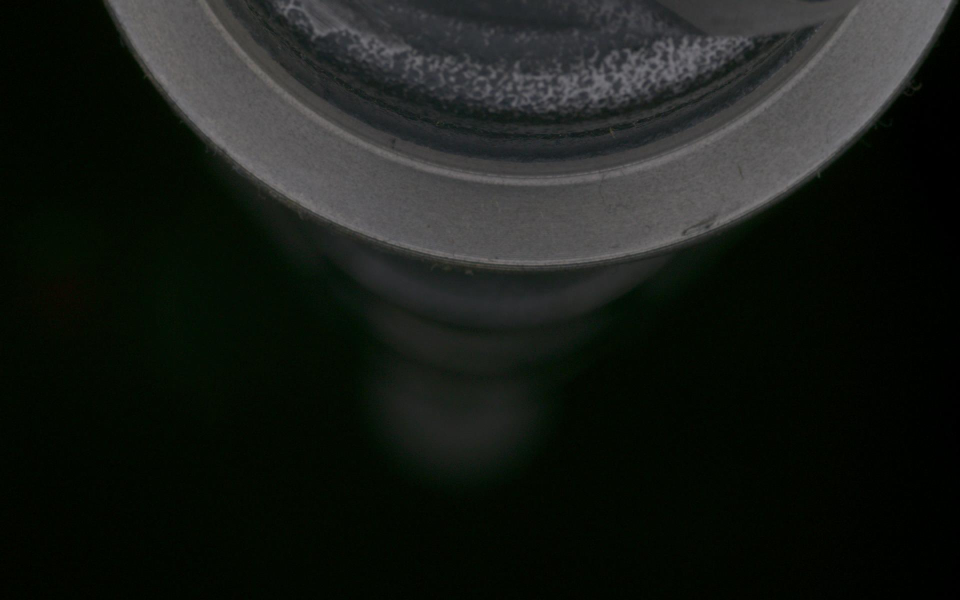
#> input picture Endface/outer_flange_part2_bottom_92.482_degree.jpg, 1920 x 1200 px, found by its file name (shown at 1/2 size)
$ python 'Angle Calculator.py'
#> lines starting #> are read from the running program, lines starting #| are printed output that depends on the picture; after the words box and inside, x2 and y2 are one past the last pixel; in counts of white or black regions, pixels touching at a corner belong together
import cv2
import numpy as np

# Load the image and convert it to grayscale
img = cv2.imread(r"g:\AI Engineering\Co-ops\Chitwan Singh\Plane Distortion\Endface\outer_flange_part2_bottom_92.482_degree.jpg")
#> img is the input picture: shape (1200, 1920, 3); mean B, G, R 23.8, 27.8, 24.2

gray = cv2.cvtColor(img, cv2.COLOR_BGR2GRAY)

# Apply Gaussian blur to reduce noise
blurred = cv2.GaussianBlur(gray, (5, 5), 0)

# Apply adaptive thresholding to obtain binary image
_, threshold = cv2.threshold(blurred, 0, 255, cv2.THRESH_BINARY + cv2.THRESH_OTSU)
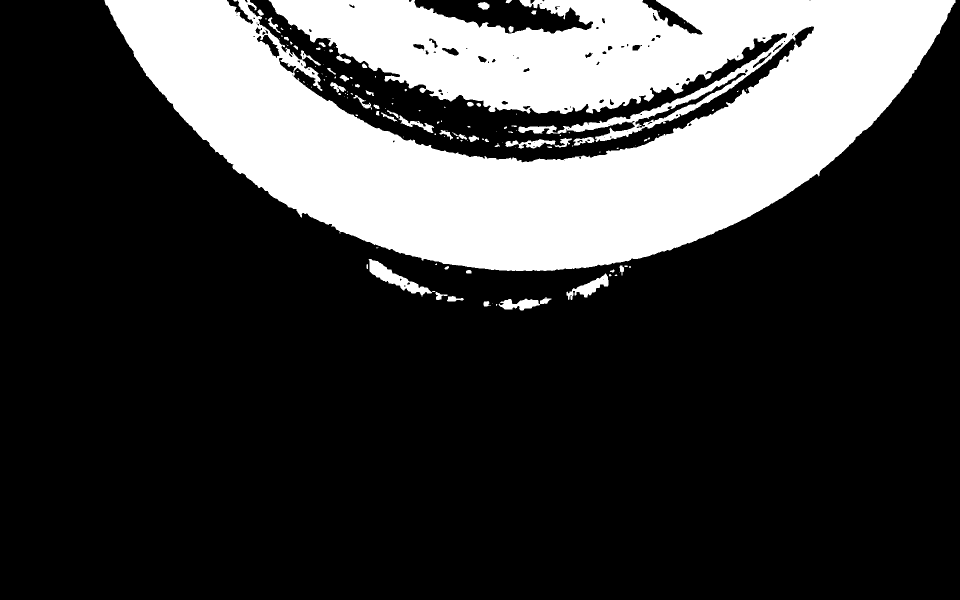
#> threshold: shape (1200, 1920) (shown at 1/2 size); 24.6% white; 127 white regions (75 under 20 px)

# Find contours in the binary image
contours, _ = cv2.findContours(threshold, cv2.RETR_EXTERNAL, cv2.CHAIN_APPROX_SIMPLE)
#> contours = 127 contours, 81 with area under 20; largest, box (x1, y1, x2, y2) and area: (209, 0, 1911, 542) 555452, (737, 518, 871, 593) 2600, (1133, 547, 1217, 600) 1404, (997, 594, 1103, 621) 1192, (1011, 278, 1111, 297) 815

# Define minimum area threshold for ellipses
min_area_threshold = 700000  # Adjust this value as per your requirement

# Filter out smaller contours based on the minimum area
filtered_contours = [cnt for cnt in contours if cv2.contourArea(cnt) > min_area_threshold]
#> filtered_contours = []

# Fit ellipses to the contours
ellipse_img = img
for contour in contours:
    if len(contour) >= 5:
        ellipse = cv2.fitEllipse(contour)
        ellipse_area = np.pi * (ellipse[1][0] / 2) * (ellipse[1][1] / 2)
        if ellipse_area >= min_area_threshold and ellipse[1][0] >= 0 and ellipse[1][1] >= 0:
            cv2.ellipse(ellipse_img, ellipse, (0, 255, 0), 2)

            # Calculate semi-major axis
            semi_major_axis = max(ellipse[1][0] / 2, ellipse[1][1] / 2)
            print("Semi-Major Axis:", semi_major_axis)
#> this loop made 127 passes
#> (ellipse, ellipse_area) on passes 3, 4, 5, 6, 9, 11, 12, 14: (((972.4, 607.1), (10, 14.44), 86.85), 113.5), (((1047.6, 606.3), (20.33, 97.1), 85.16), 1550.3), (((906.5, 597.5), (9.78, 35.73), 91.66), 274.3), (((879.9, 590.6), (15.87, 22.87), 77.1), 285.1), (((1179.3, 574.4), (24.86, 96.09), 64.88), 1876.4), (((937.3, 543.7), (8.07, 11.07), 91.18), 70.18), (((1224.5, 541.6), (4.92, 8.69), 77.16), 33.6), (((893.3, 535.5), (4.85, 9.54), 58.97), 36.36)

# Display the image with detected ellipses
cv2.imshow("Detected Ellipses", ellipse_img)
cv2.imwrite("G:\AI Engineering\Co-ops\Chitwan Singh\Plane Distortion\Testing\\" + "elipses_found.jpg", ellipse_img)
cv2.waitKey(0)
cv2.destroyAllWindows()

ellipse_angles = []
for contour in contours:
    if len(contour) >= 5:
        ellipse = cv2.fitEllipse(contour)
        ellipse_area = np.pi * (ellipse[1][0] / 2) * (ellipse[1][1] / 2)
        if ellipse_area >= min_area_threshold and ellipse[1][0] >= 0 and ellipse[1][1] >= 0:
            ellipse_angles.append(ellipse[2])
#> after the loop, ellipse_angles = []

# Check if ellipses were found
if len(ellipse_angles) > 0:
    # Calculate the average angle of inclination
    avg_angle = 90 + 90 - np.mean(ellipse_angles)

    # Calculate the individual distortion angles
    distortion_x = np.cos(np.radians(avg_angle))
    distortion_y = np.sin(np.radians(avg_angle))

    print("Overall Plane Distortion:")
    print("The object is inclined at an angle of {:.2f} degrees with respect to the image plane".format(avg_angle))
    print("Individual Distortion in X-axis: {:.2f} degrees".format(np.degrees(np.arccos(distortion_x))))
    print("Individual Distortion in Y-axis: {:.2f} degrees".format(np.degrees(np.arcsin(distortion_y))))
else:
    print("No ellipses found.")

##############
# Apply edge detection using Canny
edges = cv2.Canny(gray, 100, 200)
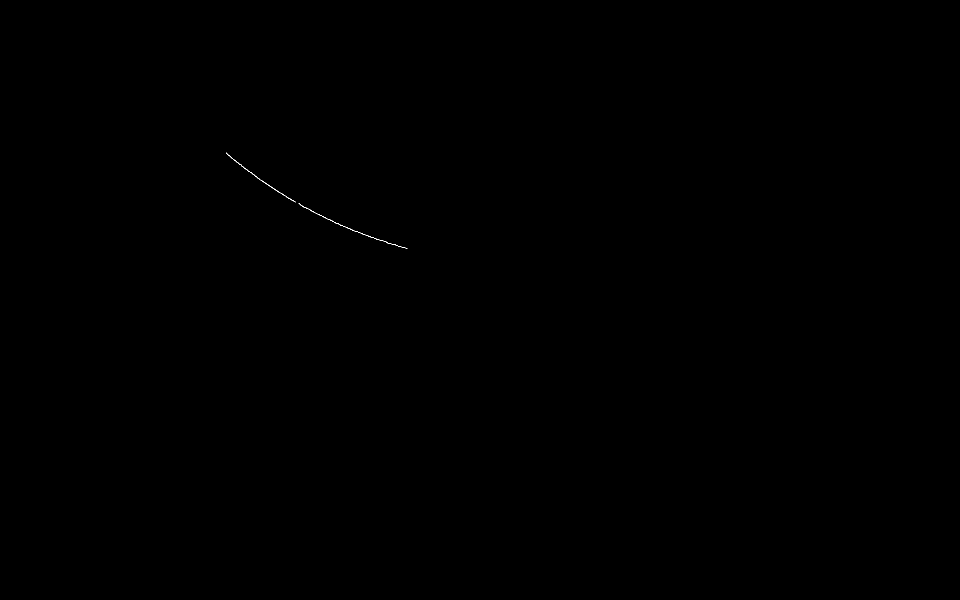
#> edges: shape (1200, 1920) (shown at 1/2 size); 0.02% white in thin lines or dots, all inside (x1, y1, x2, y2) = (452, 305, 815, 497)

# Find contours in the image
contours, hierarchy = cv2.findContours(edges, cv2.RETR_EXTERNAL, cv2.CHAIN_APPROX_SIMPLE)
#> contours = 2 contours; box (x1, y1, x2, y2) and area: (452, 305, 592, 405) 88, (597, 407, 815, 497) 56

# Define a minimum area threshold for contours
min_contour_area = 200  # Adjust this value according to your needs

# Filter out smaller contours based on the minimum area
filtered_contours = [cnt for cnt in contours if cv2.contourArea(cnt) > min_contour_area]

# Fit ellipses to the contours and calculate the angle of inclination
ellipse_angles = []
for cnt in contours:
    if len(cnt) >= 5:
        ellipse = cv2.fitEllipse(cnt)
        ellipse_angles.append(ellipse[2])
#> this loop made 2 passes
#> ellipse on passes 1 to 2: ((756.4, 408.4), (132.7, 517.4), 110.4), ((528.7, 343.6), (34.5, 265.6), 125.2)
#> after the loop, ellipse_angles = [110.4, 125.2]

# Create the LineSegmentDetector object
lsd = cv2.createLineSegmentDetector()

# Detect line segments in the image
lines, _, _, _ = lsd.detect(gray)
#> lines = 594 rows, first 6: [1093.1, 530.2, 1190.8, 522.2], [820.8, 498.8, 886.9, 514.1], [959.3, 524.8, 1031.9, 529.9], [500.8, 346, 589, 403.7], [1260.7, 509.6, 1334.7, 490.5], [1031.9, 529.6, 1093.1, 530.1]

# Calculate the angle of inclination for each line
line_angles = []
if lines is not None:
    for line in lines:
        for x1, y1, x2, y2 in line:
            angle = np.degrees(np.arctan2(y2 - y1, x2 - x1))
            line_angles.append(angle)
#> this loop made 594 passes
#> after the loop, line_angles = 594 values, max 179.5 at index 593, min -179.8 at index 224, mean 11.89

# Check if ellipses were found
if len(ellipse_angles) > 0:
    # Calculate the average angle of inclination
    avg_angle = np.mean(ellipse_angles)
#> avg_angle = 117.8

    # Calculate the plane of inclination
    plane_angle = (90 - avg_angle)/3
#> plane_angle = -9.27

    print("Using ellipses:")
    print("The object is inclined at an angle of {:.2f} degrees with respect to the image plane".format(plane_angle))
#| The object is inclined at an angle of -9.27 degrees with respect to the image plane
    #print("Maximum ellipse angle:", max(ellipse_angles))
else:
    print("No ellipses found.")

# Check if lines were found
if len(line_angles) > 0:
    # Calculate the average angle of inclination
    avg_angle = np.mean(line_angles)
#> avg_angle = 11.89

    # Calculate the plane of inclination
    plane_angle = 90 + avg_angle
#> plane_angle = 101.9

    print("Using lines:")
    print("The object is inclined at an angle of {:.2f} degrees with respect to the image plane".format(plane_angle))
#| The object is inclined at an angle of 101.89 degrees with respect to the image plane
    #print("Maximum line angle:", max(line_angles))
else:
    print("No lines found.")

$ run again, with Endface/outer_flange_part1_bottom_92.482_degree.jpg copied over Endface/outer_flange_part2_bottom_92.482_degree.jpg
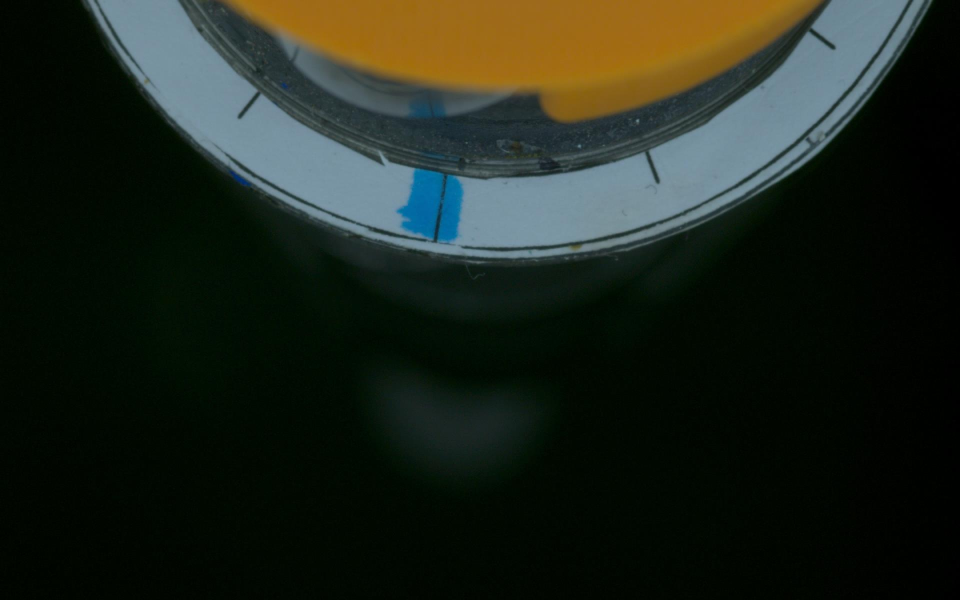
#> input picture Endface/outer_flange_part1_bottom_92.482_degree.jpg, 1920 x 1200 px, found by its file name (shown at 1/2 size)
#> img is the input picture: shape (1200, 1920, 3); mean B, G, R 27.7, 37.2, 30.5
#> `_, threshold = cv2.threshold(blurred, 0, 255, cv2.THRESH_BINARY + cv2...`:
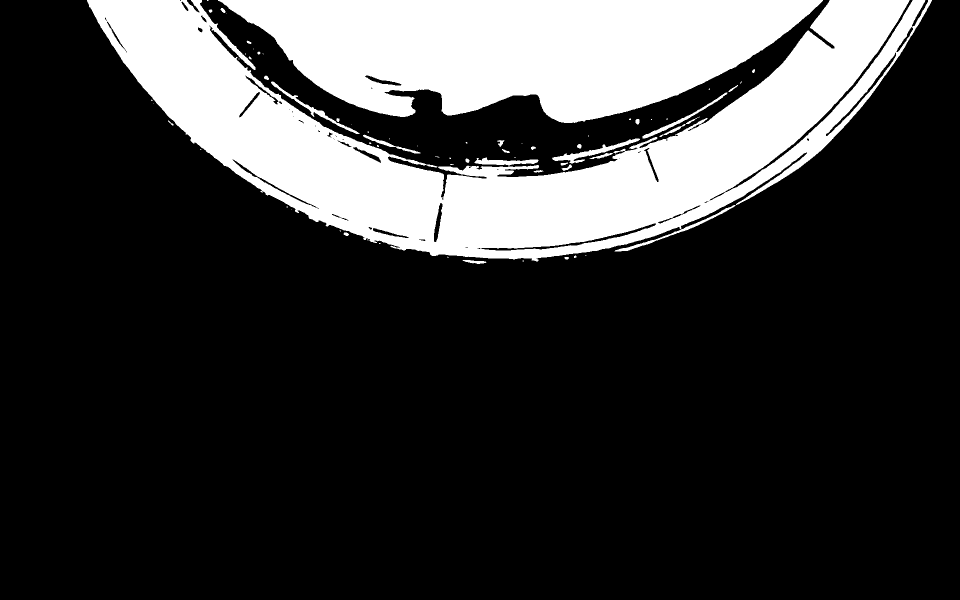
#> threshold: shape (1200, 1920) (shown at 1/2 size); 22.4% white; 69 white regions (35 under 20 px)
#> `contours, _ = cv2.findContours(threshold, cv2.RETR_EXTERNAL, cv2.CHAIN..`: contours = 69 contours, 38 with area under 20; largest, box (x1, y1, x2, y2) and area: (174, 0, 1864, 523) 310968, (436, 0, 1646, 246) 199511, (1104, 277, 1280, 327) 1501, (542, 163, 719, 268) 1072, (1229, 410, 1471, 503) 992
#> filtered_contours = []
#> the loop `for contour in contours:` made 69 passes
#> (ellipse, ellipse_area, semi_major_axis) on passes 7, 67, 69: (((759.1, 486.5), (1, 67108864), 90), 52707178.5, 33554432), (((1066.4, -147.8), (758.3, 1308.5), 86.75), 779234.4, 654.2), (((1064, -78.67), (1054.8, 1542.2), 86.3), 1277630, 771.1)
#> (printed output is left out)
#> after the loop `for contour in contours:`: ellipse_angles = [90, 86.75, 86.3]
#> `avg_angle = 90 + 90 - np.mean(ellipse_angles)`: avg_angle = 92.32
#> distortion_x = -0.0404
#> distortion_y = 0.999
#| The object is inclined at an angle of 92.32 degrees with respect to the image plane
#| Individual Distortion in X-axis: 92.32 degrees
#| Individual Distortion in Y-axis: 87.68 degrees
#> `edges = cv2.Canny(gray, 100, 200)`:
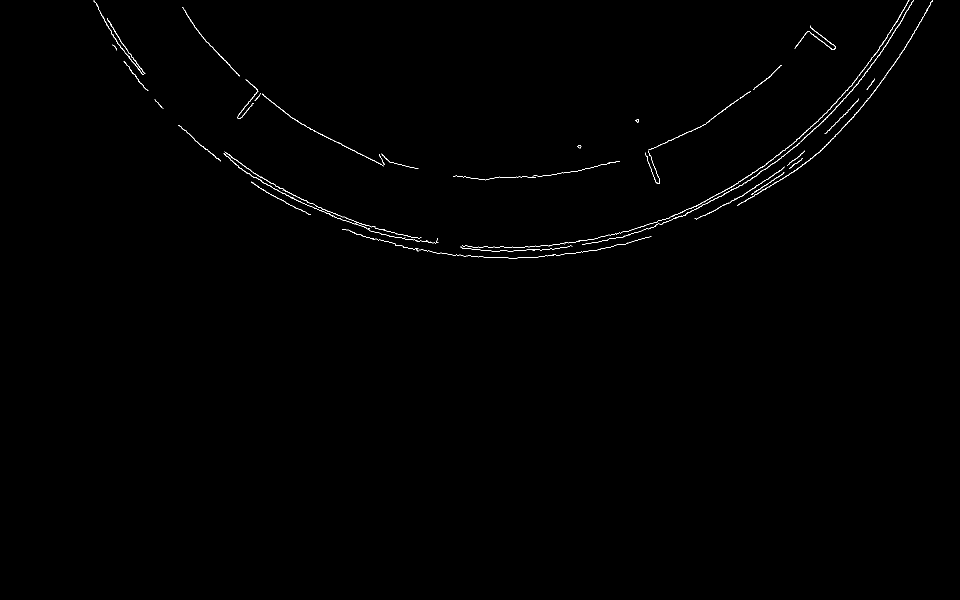
#> edges: shape (1200, 1920) (shown at 1/2 size); 0.39% white in thin lines or dots, all inside (x1, y1, x2, y2) = (187, 0, 1865, 517)
#> `contours, hierarchy = cv2.findContours(edges, cv2.RETR_EXTERNAL, cv2.C..`: contours = 89 contours, 50 with area under 20; largest, box (x1, y1, x2, y2) and area: (524, 187, 768, 333) 121, (1495, 197, 1678, 355) 114, (1679, 23, 1806, 198) 101, (1684, 50, 1799, 201) 92, (364, 15, 480, 153) 92
#> the loop `for cnt in contours:` made 89 passes
#> ellipse on passes 1 to 8: ((965.4, 490.4), (46.49, 327.2), 93.07), ((1026.3, 488.2), (26, 230.7), 89.34), ((1128.7, 493.5), (2.49, 30.32), 82.09), ((1006.4, 490.6), (7.67, 161.6), 89.95), ((1116, 488.4), (1.94, 31.01), 85.38), ((1142, 484.6), (1.93, 29.53), 84.62), ((795.1, 489.5), (4.63, 96.43), 104.1), ((860.8, 482.1), (8.74, 40.79), 86.89)
#> after the loop `for cnt in contours:`: ellipse_angles = 89 values, max 175.1 at index 65, min 0 at index 12, mean 83.72
#> lines = 374 rows, first 6: [815.8, 478.7, 737.1, 461.9], [1049.3, 494.1, 1159.7, 483], [1139.7, 491.9, 1075.3, 500.9], [827.5, 335.6, 780.1, 324.1], [751, 456.3, 852.5, 479.6], [861.7, 503.7, 964.5, 514.1]
#> the loop `for line in lines:` made 374 passes
#> after the loop `for line in lines:`: line_angles = 374 values, max 178.5 at index 350, min -177.9 at index 331, mean 4.86
#> `avg_angle = np.mean(ellipse_angles)`: avg_angle = 83.72
#> `plane_angle = (90 - avg_angle)/3`: plane_angle = 2.09
#| The object is inclined at an angle of 2.09 degrees with respect to the image plane
#> `avg_angle = np.mean(line_angles)`: avg_angle = 4.86
#> `plane_angle = 90 + avg_angle`: plane_angle = 94.86
#| The object is inclined at an angle of 94.86 degrees with respect to the image plane

$ run again, with Endface/outer_flange_part2_bottom_92.479_degree.jpg copied over Endface/outer_flange_part2_bottom_92.482_degree.jpg
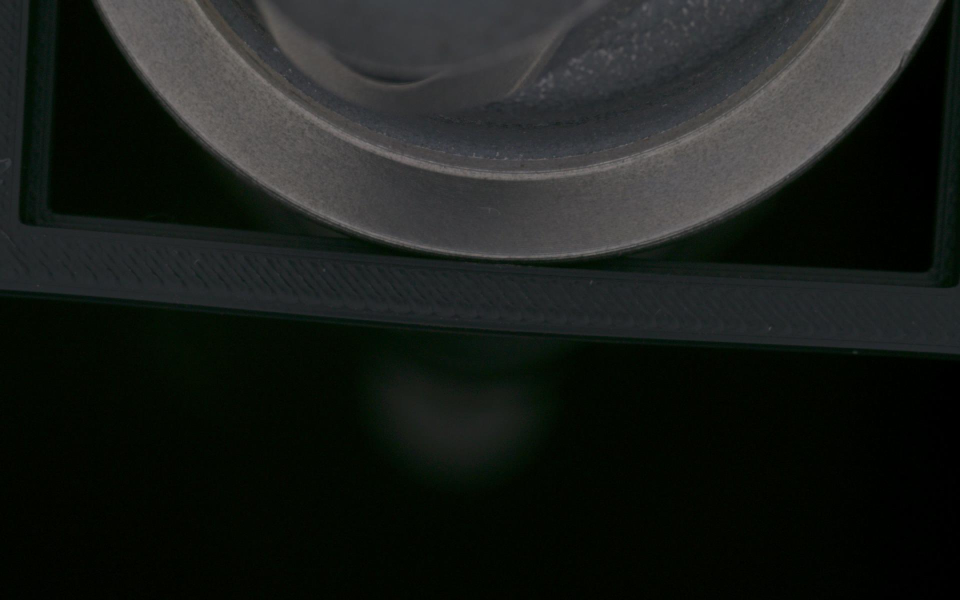
#> input picture Endface/outer_flange_part2_bottom_92.479_degree.jpg, 1920 x 1200 px, found by its file name (shown at 1/2 size)
#> img is the input picture: shape (1200, 1920, 3); mean B, G, R 26.6, 29.6, 26.3
#> `_, threshold = cv2.threshold(blurred, 0, 255, cv2.THRESH_BINARY + cv2...`:
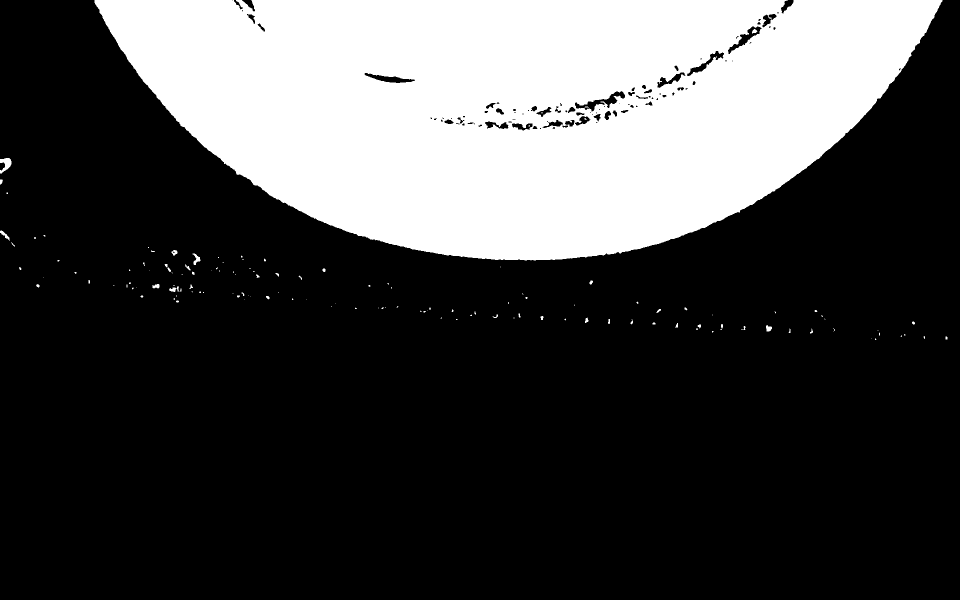
#> threshold: shape (1200, 1920) (shown at 1/2 size); 27.6% white; 137 white regions (94 under 20 px)
#> `contours, _ = cv2.findContours(threshold, cv2.RETR_EXTERNAL, cv2.CHAIN..`: contours = 132 contours, 108 with area under 20; largest, box (x1, y1, x2, y2) and area: (189, 0, 1885, 521) 638633, (0, 316, 23, 347) 350, (385, 507, 401, 530) 133, (0, 461, 20, 481) 102, (1532, 650, 1544, 663) 90
#> filtered_contours = []
#> the loop `for contour in contours:` made 132 passes
#> (ellipse, ellipse_area) on passes 3, 11, 12, 15, 16, 17, 18, 19: (((1892.3, 675.7), (4.57, 6.09), 166.7), 21.84), (((1622.1, 661.8), (5.63, 9.04), 179), 39.94), (((1578.2, 660.7), (5.01, 9.16), 168.8), 36.04), (((1486.7, 655.8), (6.53, 9.06), 61.74), 46.48), (((1537, 655.8), (11.35, 13.41), 17.22), 119.5), (((1443.5, 651.7), (3.81, 8.05), 0), 24.1), (((1398.4, 652), (5.99, 7.33), 27.05), 34.52), (((1360.2, 646.1), (8.13, 23.87), 47.46), 152.4)
#> after the loop `for contour in contours:`:
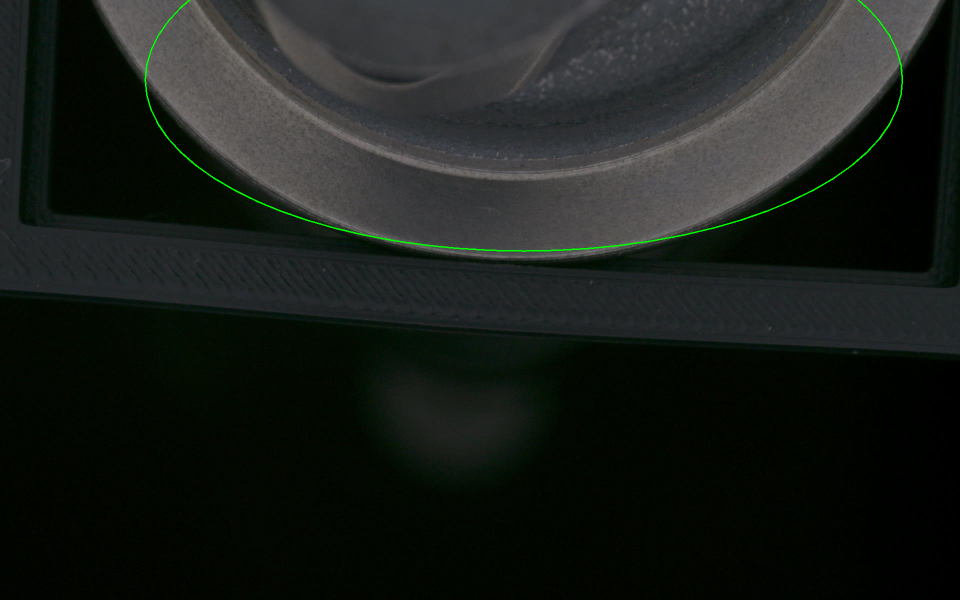
#> ellipse_img: shape (1200, 1920, 3) (shown at 1/2 size); 0.28% of pixels changed, all inside (x1, y1, x2, y2) = (289, 0, 1806, 504)
#> after the loop `for contour in contours:`: ellipse_angles = [89.74]
#> `avg_angle = 90 + 90 - np.mean(ellipse_angles)`: avg_angle = 90.26
#> distortion_x = -0.00457
#> distortion_y = 1
#| The object is inclined at an angle of 90.26 degrees with respect to the image plane
#| Individual Distortion in X-axis: 90.26 degrees
#| Individual Distortion in Y-axis: 89.74 degrees
#> edges: shape (1200, 1920); 0.02% white in thin lines or dots, all inside (x1, y1, x2, y2) = (679, 449, 1275, 518)
#> `contours, hierarchy = cv2.findContours(edges, cv2.RETR_EXTERNAL, cv2.C..`: contours = 3 contours, all with area under 20
#> the loop `for cnt in contours:` made 3 passes
#> ellipse on passes 1 to 3: ((1184.5, 487.8), (42.8, 285.3), 81.02), ((809.8, 492.5), (1.67, 60.01), 103.7), ((726.1, 466.1), (3.43, 87.92), 109.4)
#> after the loop `for cnt in contours:`: ellipse_angles = [81.02, 103.7, 109.4]
#> lines = 338 rows, first 6: [955.5, 515.2, 1060.7, 518.1], [690.4, 455, 758.6, 479.1], [1166.9, 513.1, 1258.1, 495.7], [759.2, 478.7, 795.9, 489.7], [1260.4, 494.6, 1276.9, 490.5], [849.4, 500.2, 954.8, 514.7]
#> the loop `for line in lines:` made 338 passes
#> after the loop `for line in lines:`: line_angles = 338 values, max 180 at index 257, min -179.7 at index 205, mean -1.72
#> `avg_angle = np.mean(ellipse_angles)`: avg_angle = 98.03
#> `plane_angle = (90 - avg_angle)/3`: plane_angle = -2.68
#| The object is inclined at an angle of -2.68 degrees with respect to the image plane
#> `avg_angle = np.mean(line_angles)`: avg_angle = -1.72
#> `plane_angle = 90 + avg_angle`: plane_angle = 88.28
#| The object is inclined at an angle of 88.28 degrees with respect to the image plane
